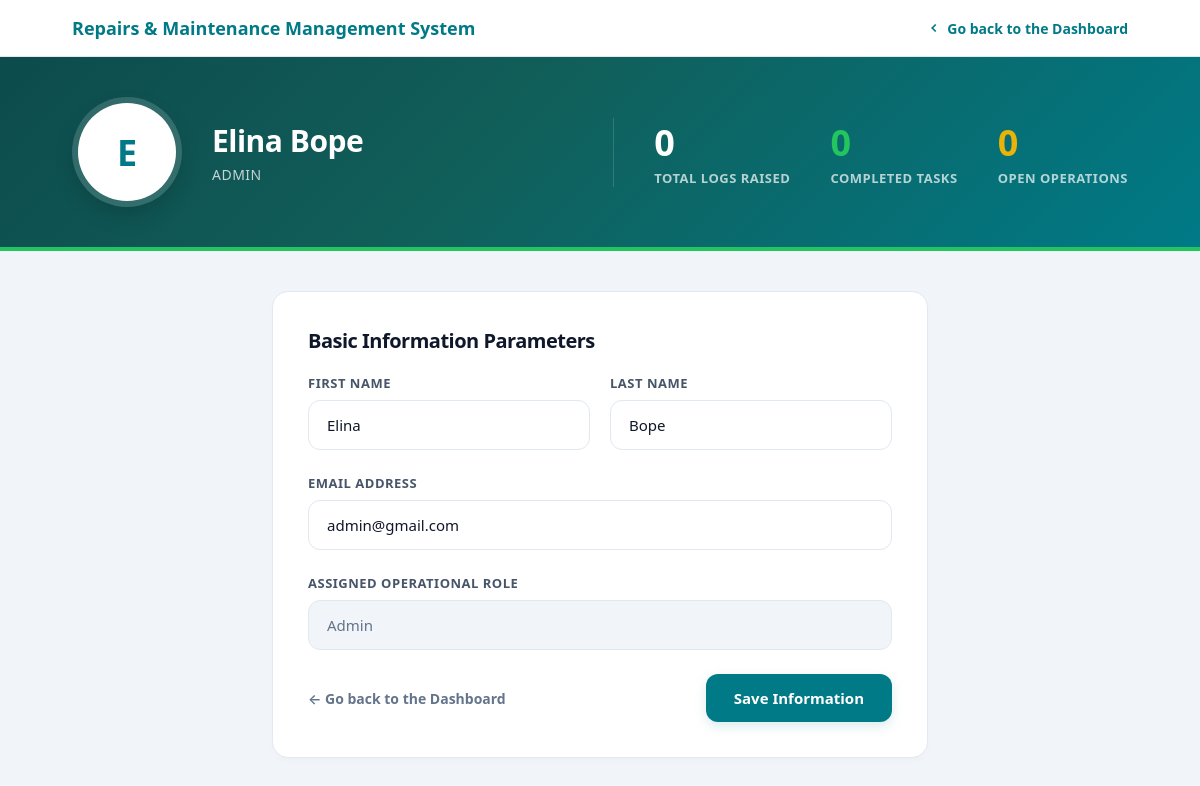
The app's page /user/profile_settings.php (signed in) with its own data.
### tables this page shows
CREATE TABLE `users` (
  `id` int(11) NOT NULL,
  `name` varchar(100) DEFAULT NULL,
  `email` varchar(100) DEFAULT NULL,
  `password` varchar(255) DEFAULT NULL,
  `role` enum('admin','user','technician') DEFAULT NULL,
  `first_name` varchar(50) DEFAULT NULL,
  `last_name` varchar(50) DEFAULT NULL,
  `profile_image` varchar(255) DEFAULT NULL,
  `created_at` timestamp NOT NULL DEFAULT current_timestamp()
);

### user/profile_settings.php (the view, shortened to what this page needs)
<?php
include "../config/db.php";
$user_id = $_SESSION['user_id'];
$query = $conn->query("SELECT email, role, first_name, last_name, profile_image FROM users WHERE id = '$user_id'");
$user = $query->fetch_assoc();
$username_fallback = explode('@', $user['email'])[0];
$full_display_name = !empty($user['first_name']) ? htmlspecialchars($user['first_name'] . ' ' . $user['last_name']) : ucfirst($username_fallback);
$initials = !empty($user['first_name']) ? strtoupper(substr($user['first_name'], 0, 1)) : strtoupper(substr($username_fallback, 0, 1));
$total_requests = 0;
$completed_requests = 0;
$pending_requests = 0;
$count_query = $conn->query("SELECT COUNT(*) as total, SUM(CASE WHEN status='completed' THEN 1 ELSE 0 END) as done FROM requests WHERE user_id = '$user_id'");
if($count_query) {
    $metrics = $count_query->fetch_assoc();
    $total_requests = $metrics['total'] ?? 0;
    $completed_requests = $metrics['done'] ?? 0;
    $pending_requests = $total_requests - $completed_requests;
}
?>
<!DOCTYPE html>
<html lang="en">
<head>
</head>
<body>
    <header class="top-utility-bar">
        <div class="brand-logo-space">
            Repairs & Maintenance Management System
        </div>
        <nav class="right-nav-actions">
            <a href="dashboard.php" class="back-action-btn">
                <svg width="14" height="14" viewBox="0 0 24 24" fill="none" stroke="currentColor" stroke-width="3" style="transform: rotate(180deg);"><polyline points="9 18 15 12 9 6"></polyline></svg>
                Go back to the Dashboard
            </a>
        </nav>
    </header>
    <section class="hero-banner-container">
        <div class="left-profile-identity">
            <div class="avatar-outer-ring">
                <div class="avatar-inner-canvas">
                    <?php if(!empty($user['profile_image'])): ?>
                        <img src="../uploads/profiles/<?php echo htmlspecialchars($user['profile_image']); ?>" alt="Profile avatar">
                    <?php else: ?>
                        <?php echo $initials; ?>
                    <?php endif; ?>
                </div>
            </div>
            <div class="identity-meta">
                <h2><?php echo $full_display_name; ?></h2>
                <p><?php echo ucfirst(htmlspecialchars($user['role'] ?? 'User')); ?></p>
            </div>
        </div>
        <div class="right-metrics-counter-box">
            <div class="metric-counter-item">
                <div class="metric-value-row">
                    <span class="counter-number"><?php echo $total_requests; ?></span>
                </div>
                <p class="counter-label">Total Logs Raised</p>
            </div>
            <div class="metric-counter-item">
                <div class="metric-value-row">
                    <span class="counter-number" style="color: #22c55e;"><?php echo $completed_requests; ?></span>
                </div>
                <p class="counter-label">Completed Tasks</p>
            </div>
            <div class="metric-counter-item">
                <div class="metric-value-row">
                    <span class="counter-number" style="color: #eab308;"><?php echo $pending_requests; ?></span>
                </div>
                <p class="counter-label">Open Operations</p>
            </div>
        </div>
    </section>
    <main class="main-workspace">
        <div class="form-card">
            <h2 class="section-headline">Basic Information Parameters</h2>
            <form method="POST">
                <div class="grid-split">
                    <div class="form-group">
                        <label for="first_name">First Name</label>
                        <input type="text" id="first_name" name="first_name" placeholder="John" value="<?php echo htmlspecialchars($user['first_name'] ?? ''); ?>" required>
                    </div>
                    <div class="form-group">
                        <label for="last_name">Last Name</label>
                        <input type="text" id="last_name" name="last_name" placeholder="Doe" value="<?php echo htmlspecialchars($user['last_name'] ?? ''); ?>" required>
                    </div>
                </div>
                <div class="form-group">
                    <label for="email">Email Address</label>
                    <input type="email" id="email" name="email" placeholder="john.doe@domain.com" value="<?php echo htmlspecialchars($user['email']); ?>" required>
                </div>
                <div class="form-group">
                    <label>Assigned Operational Role</label>
                    <input type="text" value="<?php echo htmlspecialchars(ucfirst($user['role'])); ?>" disabled>
                </div>
                <div class="action-row">
                    <a href="dashboard.php" class="back-link">← Go back to the Dashboard</a>
                    <button type="submit" class="submit-btn">Save Information</button>
                </div>
            </form>
        </div>
    </main>
</body>
</html>

### user/profile_settings.php (style rules this page uses)
:root { --theme-teal: #007a87; --theme-blue: #049fd9; --header-gradient: linear-gradient(135deg, #0d4b4d 0%, #115e59 40%, #007a87 100%); --dark-surface: #0f172a; --text-main: #1e2937; --text-muted: #64748b; --border-color: #e2e8f0; --radius-lg: 16px; --transition: all 0.3s cubic-bezier(0.4, 0, 0.2, 1); }
* { margin: 0; padding: 0; box-sizing: border-box; font-family: 'Segoe UI', -apple-system, BlinkMacSystemFont, Roboto, sans-serif; }
body { background-color: #f1f5f9; color: var(--text-main); min-height: 100vh; padding-bottom: 60px; }
.top-utility-bar { background: #ffffff; border-bottom: 1px solid var(--border-color); padding: 16px 6%; display: flex; justify-content: space-between; align-items: center; position: sticky; top: 0; z-index: 100; }
.brand-logo-space { font-size: 18px; font-weight: 800; color: var(--theme-teal); }
.right-nav-actions .back-action-btn { text-decoration: none; color: var(--theme-teal); font-size: 14px; font-weight: 700; transition: var(--transition); display: flex; align-items: center; gap: 6px; }
.hero-banner-container { background: var(--header-gradient); padding: 40px 6%; color: #ffffff; display: flex; align-items: center; justify-content: space-between; position: relative; overflow: hidden; border-bottom: 4px solid #22c55e; }
.left-profile-identity { display: flex; align-items: center; gap: 30px; z-index: 2; }
.avatar-outer-ring { width: 110px; height: 110px; border-radius: 50%; background: rgba(255, 255, 255, 0.15); padding: 6px; position: relative; box-shadow: 0 10px 25px -5px rgba(0,0,0,0.2); }
.avatar-inner-canvas { width: 100%; height: 100%; border-radius: 50%; background: #ffffff; display: flex; align-items: center; justify-content: center; overflow: hidden; color: var(--theme-teal); font-size: 36px; font-weight: 700; }
.identity-meta h2 { font-size: 30px; font-weight: 700; letter-spacing: -0.5px; margin-bottom: 4px; }
.identity-meta p { font-size: 14px; color: rgba(255, 255, 255, 0.75); font-weight: 500; text-transform: uppercase; letter-spacing: 0.5px; }
.right-metrics-counter-box { display: flex; gap: 40px; z-index: 2; border-left: 1px solid rgba(255,255,255,0.15); padding-left: 40px; }
.metric-counter-item { text-align: left; }
.metric-value-row { display: flex; align-items: center; gap: 10px; margin-bottom: 2px; }
.metric-value-row span.counter-number { font-size: 36px; font-weight: 700; color: #ffffff; }
.metric-counter-item p.counter-label { font-size: 13px; color: rgba(255, 255, 255, 0.7); font-weight: 600; text-transform: uppercase; letter-spacing: 0.5px; }
.main-workspace { padding: 40px 6%; max-width: 800px; margin: 0 auto; }
.form-card { background: #ffffff; border: 1px solid var(--border-color); border-radius: var(--radius-lg); padding: 35px; box-shadow: 0 4px 6px -1px rgba(15, 23, 42, 0.02); }
.section-headline { font-size: 20px; font-weight: 800; color: var(--dark-surface); margin-bottom: 20px; letter-spacing: -0.5px; }
.grid-split { display: grid; grid-template-columns: 1fr 1fr; gap: 20px; }
.form-group { margin-bottom: 24px; }
.form-group label { display: block; font-size: 13px; font-weight: 700; color: #475569; text-transform: uppercase; letter-spacing: 0.5px; margin-bottom: 8px; }
.form-group input { width: 100%; padding: 14px 18px; font-size: 15px; font-weight: 500; color: var(--dark-surface); background: #ffffff; border: 1.5px solid var(--border-color); border-radius: 12px; outline: none; transition: var(--transition); }
.form-group input:disabled { background: #f1f5f9; color: #64748b; cursor: not-allowed; }
.action-row { display: flex; align-items: center; justify-content: space-between; margin-top: 10px; }
.submit-btn { padding: 14px 28px; background: var(--theme-teal); color: #ffffff; border: none; border-radius: 12px; font-size: 15px; font-weight: 700; cursor: pointer; transition: var(--transition); box-shadow: 0 4px 12px rgba(0, 122, 135, 0.15); }
.back-link { text-decoration: none; color: var(--text-muted); font-size: 14px; font-weight: 600; transition: var(--transition); }

### records on screen
users: first_name "E", full_display_name "Elina Bope", role "ADMIN", first_name "Elina", last_name "Bope", email "admin@gmail.com", role "Admin"

### other values on screen
$total_requests "0"
$completed_requests "0"
$pending_requests "0"
